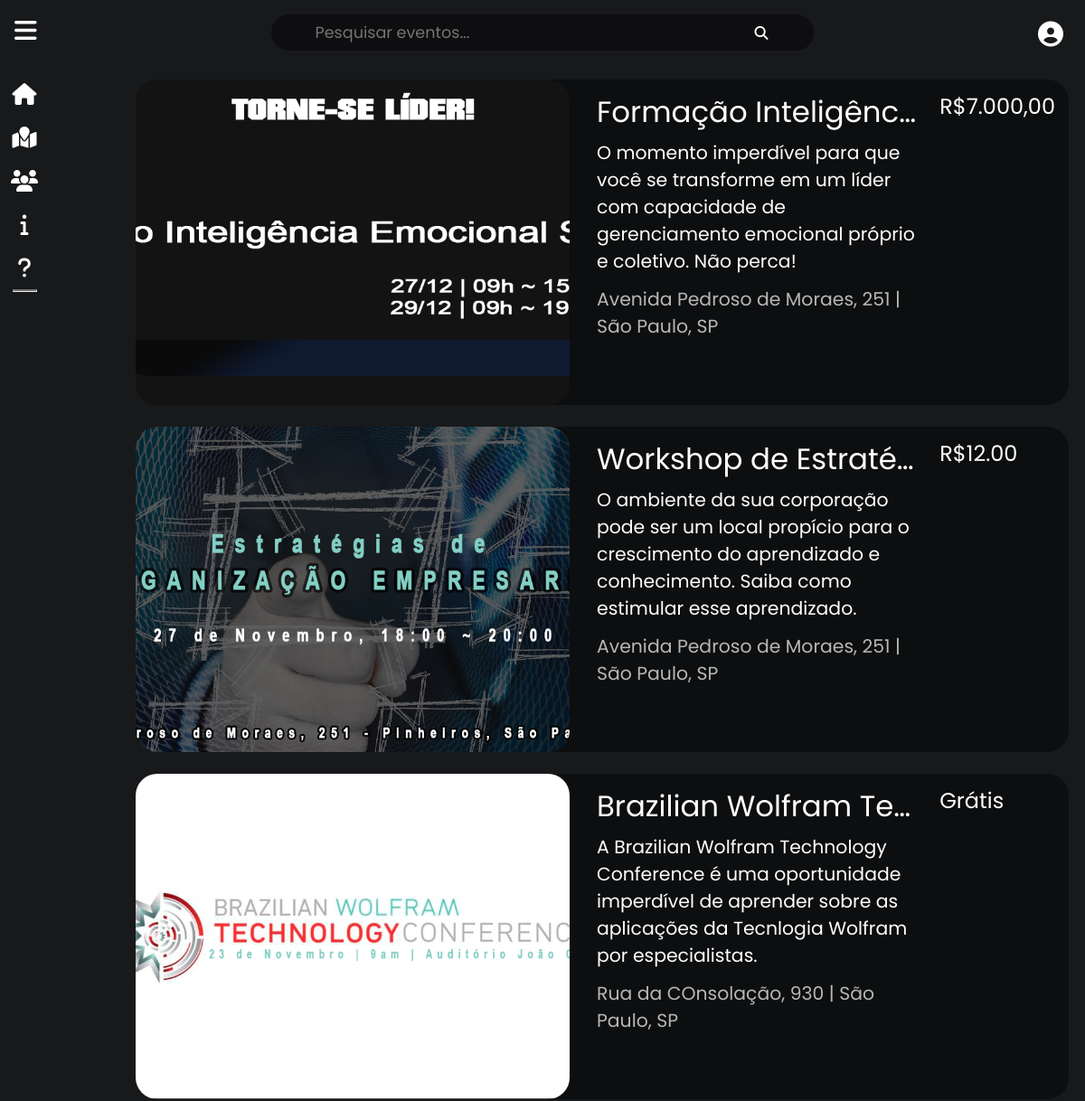
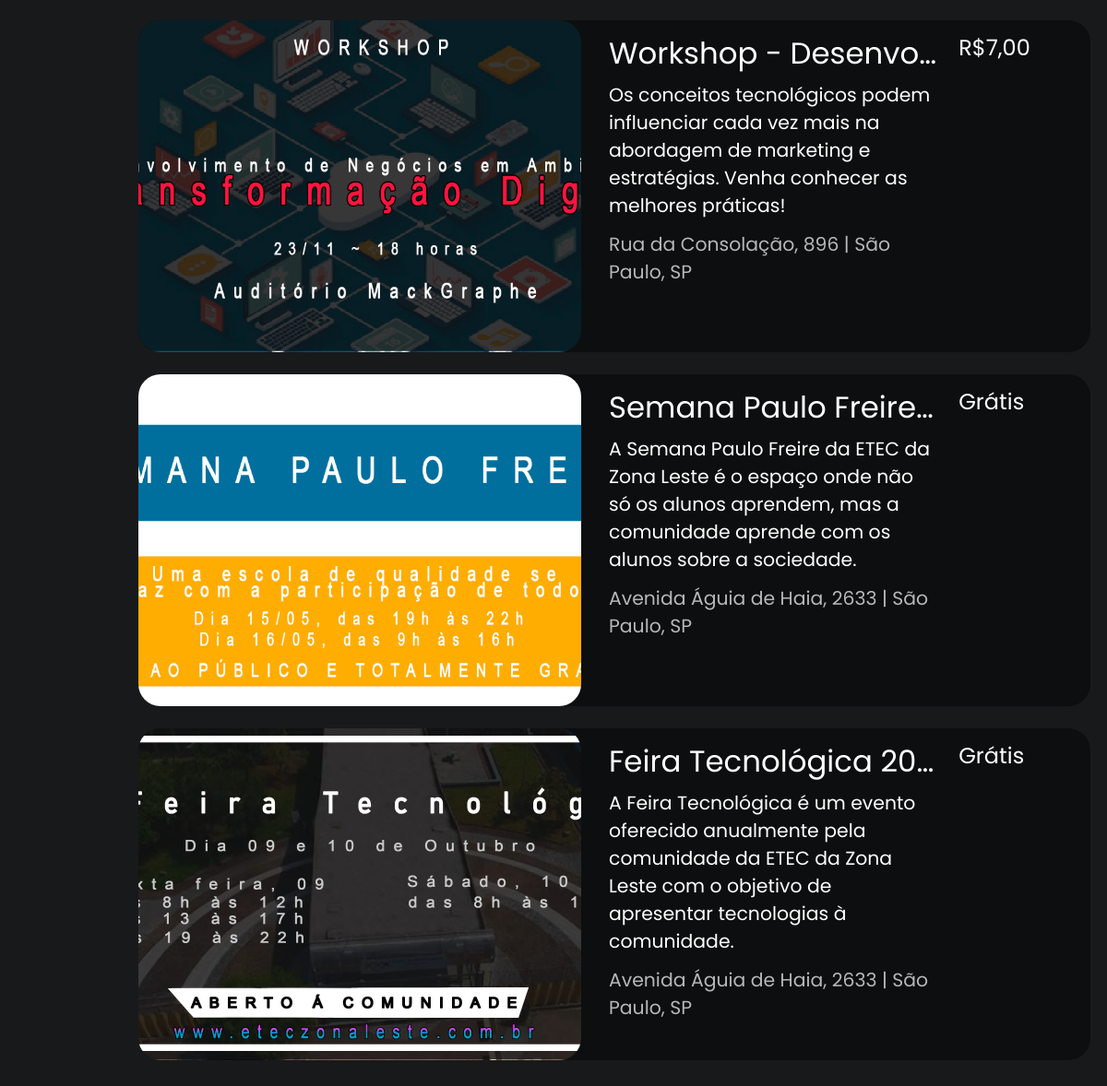
Screenshot of /listar_eventos.php with the database file from the repository (2 pictures, top to bottom).
### tables this page shows
CREATE TABLE `evento` (
  `cod_evento` int(11) NOT NULL,
  `nome_evento` varchar(500) DEFAULT NULL,
  `banner_evento` varchar(250) DEFAULT NULL,
  `data_inicio` varchar(30) DEFAULT NULL,
  `data_termino` varchar(30) DEFAULT NULL,
  `hora_inicio` time DEFAULT NULL,
  `hora_termino` time DEFAULT NULL,
  `endereco_evento` varchar(200) DEFAULT NULL,
  `bairro_evento` varchar(100) DEFAULT NULL,
  `cidade_evento` varchar(150) DEFAULT NULL,
  `estado_evento` varchar(150) DEFAULT NULL,
  `cep_evento` varchar(9) DEFAULT NULL,
  `visibilidade_evento` tinyint(1) DEFAULT NULL,
  `descricao_evento` varchar(500) DEFAULT NULL,
  `detalhes_evento` varchar(1024) NOT NULL,
  `preco_evento` varchar(500) DEFAULT NULL,
  `comp_qnt` int(11) DEFAULT NULL,
  `interesse_qnt` varchar(30) DEFAULT NULL,
  `avaliacoes_qnt` int(11) NOT NULL,
  `CNPJ` varchar(100) DEFAULT NULL
);

### listar_eventos.php (the view, shortened to what this page needs)
<!doctype html>
<html lang="pt-br">
<head>
    <link rel="stylesheet" href="css/search.css">
    <link rel="stylesheet" href="css/style.css">
    <link rel="stylesheet" href="https://maxcdn.bootstrapcdn.com/font-awesome/4.7.0/css/font-awesome.min.css">
  </head>
  <body class="bgindex">
    <center>
      <header class='cabecalhoindex' id='grid'>
        <div class='menudiv'>
          <div class='menubtn'>
            <label for='chec' class='labelchec'><i class="fas fa-bars fa-2x"></i></i></label>
          </div>
        </div>
        <div class='pesquisarbtn'>
          <form action="listar_eventos.php" id='formsearch' method="post" class='searchform'>
            <div class='search'>
              <input type='text' name='pesquisa' placeholder='Pesquisar eventos...' class='searchbar'>
              <input type='submit' id='enviar'><label for='enviar' id ='iconenviar' class="fas fa-search fa-1x"></label>
            </form>
          </div>
        <div class='userdiv'>
          <?php
          if(isset($_SESSION['usuario'])){
            echo "<label for='dropcheck' class='dropcheck'><div class='userbtn'><i class='fas fa-user-circle fa-2x'></i>
            </div></label>";
          }
          else if(isset($_SESSION['instituicao'])){
            echo "<label for='dropcheck' class='dropcheck'><div class='userbtn'><i class='fas fa-user-circle fa-2x'></i>
            </div></label>";
          }
          else{
            echo "<div class='userbtn'><a href='login.php'><i class='fas fa-user-circle fa-2x'></i></a>
            </div>";
          }
          ?>
        </div>
    </header>
    <?php
    $conn = conexao();
    if(isset($_POST['pesquisa'])){
      $pesquisa = $_POST['pesquisa'];
      $pesquisa = strtoupper($pesquisa);
      $pesquisa = '%'.$pesquisa.'%';
      $select ="select * from evento where upper(nome_evento) like ? or data_inicio like ? or data_termino like ? or hora_inicio like ? or hora_termino like ? or upper(endereco_evento) like ? or upper(bairro_evento) like ? or upper(cidade_evento) like ? or upper(estado_evento) like ? or cep_evento like ? or upper(descricao_evento) like ?";
      $res=$conn->prepare($select);
      $res->bindParam(1,$pesquisa);
      $res->bindParam(2,$pesquisa);
      $res->bindParam(3,$pesquisa);
      $res->bindParam(4,$pesquisa);
      $res->bindParam(5,$pesquisa);
      $res->bindParam(6,$pesquisa);
      $res->bindParam(7,$pesquisa);
      $res->bindParam(8,$pesquisa);
      $res->bindParam(9,$pesquisa);
      $res->bindParam(10,$pesquisa);
      $res->bindParam(11,$pesquisa);
      $res->execute();
      $cod_evento="select cod_evento from interesses_evento where upper(interesseeve1) like ? or upper(interesseeve2) like ? or upper(interesseeve3) like ? or upper(interesseeve4) like ? or upper(interesseeve5) like ? or upper(interesseeve6) like ? or upper(interesseeve7) like ? or upper(interesseeve8) like ? or upper(interesseeve9) like ? or upper(interesseeve10) like ? or upper(interesseeve11) like ? or upper(interesseeve12) like ? or upper(interesseeve13) like ? or upper(interesseeve14) like ? or upper(interesseeve15) like ?";
      $res1=$conn->prepare($cod_evento);
      $res1->bindParam(1,$pesquisa);
      $res1->bindParam(2,$pesquisa);
      $res1->bindParam(3,$pesquisa);
      $res1->bindParam(4,$pesquisa);
      $res1->bindParam(5,$pesquisa);
      $res1->bindParam(6,$pesquisa);
      $res1->bindParam(7,$pesquisa);
      $res1->bindParam(8,$pesquisa);
      $res1->bindParam(9,$pesquisa);
      $res1->bindParam(10,$pesquisa);
      $res1->bindParam(11,$pesquisa);
      $res1->bindParam(12,$pesquisa);
      $res1->bindParam(13,$pesquisa);
      $res1->bindParam(14,$pesquisa);
      $res1->bindParam(15,$pesquisa);
      $res1->execute();
      $result1=$res1->fetchAll();
      foreach($result1 as $row){
        $select2='select * from evento where cod_evento=? order by cod_evento desc';
        $res1=$conn->prepare($select2);
        $res1->bindParam(1,$row['cod_evento']);
        $res1->execute();
        $result1=$res1->fetchAll();
      }
      $CNPJ="select CNPJ from faculdade where upper(nome_inst) like ?";
      $res2=$conn->prepare($CNPJ);
      $res2->bindParam(1,$pesquisa);
      $res2->execute();
      $result2=$res2->fetchAll();
      foreach($result2 as $row){
        $select3="select * from evento where CNPJ = ? order by cod_evento desc";
        $res2=$conn->prepare($select3);
        $res2->bindParam(1,$row['CNPJ']);
        $res2->execute();
        $result2=$res2->fetchAll();
      }
    }
    else{
      $res=$conn->prepare("select * from evento order by cod_evento desc");
      $res->execute();
    }
    $result = $res->fetchAll();
    ?>
    <body>
      <div class='elem1'>
        <?php
        $codigos=array();
        foreach ($result as $row) {
          array_push($codigos,$row['cod_evento']);
          if($row['visibilidade_evento']==1){
            $imagem ='upload/'.$row['banner_evento'];
            echo "
            <a href='exibir_evento.php?id= $row[cod_evento]'>
            <div class='searchinfo'>
            <img class='imagemres' src='$imagem'>
            <div class=nomeres>
            <h1>$row[nome_evento]</h1>
            <div class=descres>
            <h2>$row[descricao_evento]</h2>
            <div class='enderes'>
            <h2>$row[endereco_evento] | $row[cidade_evento], $row[estado_evento]</div></div></div>
            <div class=precores>
            <h2>";
            $precoval = $row['preco_evento'];
            if(isset($row['preco_evento']) && $precoval != "0,0" && $precoval != "0,00" && $precoval != "0"){
              echo "R$$row[preco_evento]";
            }
            else{
              echo "Grátis";
            }
            echo"
            </h2>
            </div>
            </div>
            </a>";
          }
        }
        echo"<br><br>";
        echo "<br>";
        ?>
      </div>
      <body class="bgindex">
        <div class='icons'>
          <a href='index.php'><i class="fas fa-home fa-2x"></i></a><br>
          <a href='listar_eventos.php'><i class="fas fa-map-marked fa-2x"></i></a><br>
          <a href='listar_inst.php'><i class="fas fa-users fa-2x"></i></a><br>
          <a href='sobre.php'><i class="fas fa-info fa-2x"></i></a><br>
          <a href='ajuda.php'><i class="fas fa-question fa-2x"></i></a><br>
          <hr>
        </div>
      </center>
    </body>
    </html>

### css/style.css (style rules this page uses)
* { margin: 0; padding: 0; font-size: 100%; outline: none; font-weight: 400; box-sizing: border-box; font-family: 'Poppins', sans-serif; color: white; }
a { color: #02f8d1; text-decoration: none !important; cursor: pointer; }
body { background-color: #18191B !important; }
.search { background-color: #0e0d0f; }

### rows the page displays
evento: banner_evento (picture), nome_evento "Formação Inteligênc…", descricao_evento "O momento imperdível para que você se transforme em um líder com capacidade de gerenciamento emocional próprio e coletivo. Não perca!", endereco_evento "Avenida Pedroso de Moraes, 251", cidade_evento "São Paulo", estado_evento "SP", preco_evento "7.000,00"
evento: banner_evento (picture), nome_evento "Workshop de Estraté…", descricao_evento "O ambiente da sua corporação pode ser um local propício para o crescimento do aprendizado e conhecimento. Saiba como estimular esse aprendizado.", endereco_evento "Avenida Pedroso de Moraes, 251", cidade_evento "São Paulo", estado_evento "SP", preco_evento "12.00"
evento: banner_evento (picture), nome_evento "Brazilian Wolfram Te…", descricao_evento "A Brazilian Wolfram Technology Conference é uma oportunidade imperdível de aprender sobre as aplicações da Tecnlogia Wolfram por especialistas.", endereco_evento "Rua da COnsolação, 930", cidade_evento "São Paulo", estado_evento "SP", preco_evento "Grátis"
evento: banner_evento (picture), nome_evento "Workshop - Desenvo…", descricao_evento "Os conceitos tecnológicos podem influenciar cada vez mais na abordagem de marketing e estratégias. Venha conhecer as melhores práticas!", endereco_evento "Rua da Consolação, 896", cidade_evento "São Paulo", estado_evento "SP", preco_evento "7,00"
evento: banner_evento (picture), nome_evento "Semana Paulo Freire…", descricao_evento "A Semana Paulo Freire da ETEC da Zona Leste é o espaço onde não só os alunos aprendem, mas a comunidade aprende com os alunos sobre a sociedade.", endereco_evento "Avenida Águia de Haia, 2633", cidade_evento "São Paulo", estado_evento "SP", preco_evento "Grátis"
evento: banner_evento (picture), nome_evento "Feira Tecnológica 20…", descricao_evento "A Feira Tecnológica é um evento oferecido anualmente pela comunidade da ETEC da Zona Leste com o objetivo de apresentar tecnologias à comunidade.", endereco_evento "Avenida Águia de Haia, 2633", cidade_evento "São Paulo", estado_evento "SP", preco_evento "Grátis"
